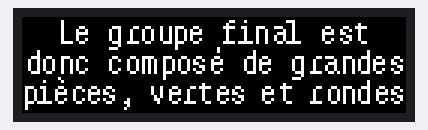
The sketch below on a simulated ESP32. On the bench: 128×32 colour display. What the sketch prints to the serial monitor is not drawn.

Above: at 0.1 s.

The sketch:

128x32_MATRIX_BITMAP.ino
```cpp
/* ----------------------------------------------------------------------
"Tiled" Protomatter library example sketch. Demonstrates use of multiple
RGB LED matrices as a single larger drawing surface. This example is
written for two 64x32 matrices (tiled into a 64x64 display) but can be
adapted to others. If using MatrixPortal, larger multi-panel tilings like
this should be powered from a separate 5V DC supply, not the USB port
(this example works OK because the graphics are very minimal).

PLEASE SEE THE "simple" EXAMPLE FOR AN INTRODUCTORY SKETCH.
------------------------------------------------------------------------- */

#include <Adafruit_Protomatter.h>
#include <Adafruit_GFX.h>
//#include <Fonts/FreeMono9pt7b.h>

/* ----------------------------------------------------------------------
The RGB matrix must be wired to VERY SPECIFIC pins, different for each
microcontroller board. This first section sets that up for a number of
supported boards.
------------------------------------------------------------------------- */

#if defined(_VARIANT_MATRIXPORTAL_M4_) // MatrixPortal M4
  uint8_t rgbPins[]  = {7, 8, 9, 10, 11, 12};
  uint8_t addrPins[] = {17, 18, 19, 20, 21};
  uint8_t clockPin   = 14;
  uint8_t latchPin   = 15;
  uint8_t oePin      = 16;
#elif defined(ARDUINO_ADAFRUIT_MATRIXPORTAL_ESP32S3) // MatrixPortal ESP32-S3
  uint8_t rgbPins[]  = {42, 41, 40, 38, 39, 37};
  uint8_t addrPins[] = {45, 36, 48, 35, 21};
  uint8_t clockPin   = 2;
  uint8_t latchPin   = 47;
  uint8_t oePin      = 14;
#elif defined(_VARIANT_FEATHER_M4_) // Feather M4 + RGB Matrix FeatherWing
  uint8_t rgbPins[]  = {6, 5, 9, 11, 10, 12};
  uint8_t addrPins[] = {A5, A4, A3, A2};
  uint8_t clockPin   = 13;
  uint8_t latchPin   = 0;
  uint8_t oePin      = 1;
#elif defined(__SAMD51__) // M4 Metro Variants (Express, AirLift)
  uint8_t rgbPins[]  = {6, 5, 9, 11, 10, 12};
  uint8_t addrPins[] = {A5, A4, A3, A2};
  uint8_t clockPin   = 13;
  uint8_t latchPin   = 0;
  uint8_t oePin      = 1;
#elif defined(_SAMD21_) // Feather M0 variants
  uint8_t rgbPins[]  = {6, 7, 10, 11, 12, 13};
  uint8_t addrPins[] = {0, 1, 2, 3};
  uint8_t clockPin   = SDA;
  uint8_t latchPin   = 4;
  uint8_t oePin      = 5;
#elif defined(NRF52_SERIES) // Special nRF52840 FeatherWing pinout
  uint8_t rgbPins[]  = {6, A5, A1, A0, A4, 11};
  uint8_t addrPins[] = {10, 5, 13, 9};
  uint8_t clockPin   = 12;
  uint8_t latchPin   = PIN_SERIAL1_RX;
  uint8_t oePin      = PIN_SERIAL1_TX;
#elif USB_VID == 0x239A && USB_PID == 0x8113 // Feather ESP32-S3 No PSRAM
  // M0/M4/RP2040 Matrix FeatherWing compatible:
  uint8_t rgbPins[]  = {6, 5, 9, 11, 10, 12};
  uint8_t addrPins[] = {A5, A4, A3, A2};
  uint8_t clockPin   = 13; // Must be on same port as rgbPins
  uint8_t latchPin   = RX;
  uint8_t oePin      = TX;
#elif USB_VID == 0x239A && USB_PID == 0x80EB // Feather ESP32-S2
  // M0/M4/RP2040 Matrix FeatherWing compatible:
  uint8_t rgbPins[]  = {6, 5, 9, 11, 10, 12};
  uint8_t addrPins[] = {A5, A4, A3, A2};
  uint8_t clockPin   = 13; // Must be on same port as rgbPins
  uint8_t latchPin   = RX;
  uint8_t oePin      = TX;
#elif defined(ESP32)
  // 'Safe' pins, not overlapping any peripherals:
  // GPIO.out: 4, 12, 13, 14, 15, 21, 27, GPIO.out1: 32, 33
  // Peripheral-overlapping pins, sorted from 'most expendible':
  // 16, 17 (RX, TX)
  // 25, 26 (A0, A1)
  // 18, 5, 9 (MOSI, SCK, MISO)
  // 22, 23 (SCL, SDA)
  uint8_t rgbPins[]  = {4, 12, 13, 14, 15, 21};
  uint8_t addrPins[] = {16, 17, 25, 26};
  uint8_t clockPin   = 27; // Must be on same port as rgbPins
  uint8_t latchPin   = 32;
  uint8_t oePin      = 33;
#elif defined(ARDUINO_TEENSY40)
  uint8_t rgbPins[]  = {15, 16, 17, 20, 21, 22}; // A1-A3, A6-A8, skip SDA,SCL
  uint8_t addrPins[] = {2, 3, 4, 5};
  uint8_t clockPin   = 23; // A9
  uint8_t latchPin   = 6;
  uint8_t oePin      = 9;
#elif defined(ARDUINO_TEENSY41)
  uint8_t rgbPins[]  = {26, 27, 38, 20, 21, 22}; // A12-14, A6-A8
  uint8_t addrPins[] = {2, 3, 4, 5};
  uint8_t clockPin   = 23; // A9
  uint8_t latchPin   = 6;
  uint8_t oePin      = 9;
#elif defined(ARDUINO_ADAFRUIT_FEATHER_RP2040)
  // RP2040 support requires the Earle Philhower board support package;
  // will not compile with the Arduino Mbed OS board package.
  // The following pinout works with the Adafruit Feather RP2040 and
  // original RGB Matrix FeatherWing (M0/M4/RP2040, not nRF version).
  // Pin numbers here are GP## numbers, which may be different than
  // the pins printed on some boards' top silkscreen.
  uint8_t rgbPins[]  = {8, 7, 9, 11, 10, 12};
  uint8_t addrPins[] = {25, 24, 29, 28};
  uint8_t clockPin   = 13;
  uint8_t latchPin   = 1;
  uint8_t oePin      = 0;
#endif

/* ----------------------------------------------------------------------
Matrix initialization is explained EXTENSIVELY in "simple" example sketch!
It's very similar here, but we're passing an extra argument to define the
matrix tiling along the vertical axis: -2 means there are two matrices
(or rows of matrices) arranged in a "serpentine" path (the second matrix
is rotated 180 degrees relative to the first, and positioned below).
A positive 2 would indicate a "progressive" path (both matrices are
oriented the same way), but usually requires longer cables.
------------------------------------------------------------------------- */

Adafruit_Protomatter matrix(
  128,          // Width of matrix (or matrices, if tiled horizontally)
  1,           // Bit depth, 1-6
  1, rgbPins,  // # of matrix chains, array of 6 RGB pins for each
  4, addrPins, // # of address pins (height is inferred), array of pins
  clockPin, latchPin, oePin, // Other matrix control pins
  false,       // No double-buffering here (see "doublebuffer" example)
  1);         // Row tiling: two rows in "serpentine" path

  //
  // 'ON-VA768', 128x32px
const unsigned char myBitmap [] PROGMEM = {
	0x00, 0x00, 0x00, 0x00, 0x00, 0x00, 0x00, 0x00, 0x00, 0x00, 0x00, 0x00, 0x00, 0x00, 0x00, 0x00,
	0x00, 0x04, 0x00, 0x00, 0x00, 0x00, 0x00, 0x00, 0x06, 0x20, 0x00, 0xe0, 0x00, 0x00, 0x00, 0x00,
	0x00, 0x04, 0x00, 0x00, 0x00, 0x00, 0x00, 0x00, 0x08, 0x00, 0x00, 0x20, 0x00, 0x00, 0x80, 0x00,
	0x00, 0x04, 0x18, 0x03, 0x86, 0x62, 0x5c, 0x60, 0x1e, 0x63, 0x8e, 0x20, 0x06, 0x19, 0xe0, 0x00,
	0x00, 0x04, 0x24, 0x04, 0x88, 0x92, 0x52, 0x90, 0x08, 0x22, 0x41, 0x20, 0x09, 0x24, 0x80, 0x00,
	0x00, 0x04, 0x3c, 0x04, 0x88, 0x92, 0x52, 0xf0, 0x08, 0x22, 0x47, 0x20, 0x0f, 0x30, 0x80, 0x00,
	0x00, 0x04, 0x20, 0x04, 0x88, 0x92, 0x52, 0x80, 0x08, 0x22, 0x49, 0x20, 0x08, 0x0c, 0x80, 0x00,
	0x00, 0x04, 0x24, 0x04, 0x88, 0x92, 0x52, 0x90, 0x08, 0x22, 0x49, 0x20, 0x09, 0x24, 0x80, 0x00,
	0x00, 0x07, 0x98, 0x03, 0x9e, 0x61, 0xdc, 0x60, 0x1e, 0xfa, 0x46, 0xf8, 0x06, 0x18, 0x60, 0x00,
	0x00, 0x00, 0x00, 0x00, 0x80, 0x00, 0x10, 0x00, 0x00, 0x00, 0x00, 0x00, 0x00, 0x00, 0x00, 0x00,
	0x00, 0x00, 0x00, 0x07, 0x00, 0x00, 0x10, 0x00, 0x40, 0x00, 0x00, 0x00, 0x00, 0x00, 0x00, 0x00,
	0x04, 0x00, 0x00, 0x00, 0x00, 0x00, 0x00, 0x00, 0x40, 0x04, 0x00, 0x00, 0x00, 0x00, 0x10, 0x00,
	0x04, 0x00, 0x00, 0x00, 0x00, 0x00, 0x00, 0x00, 0x00, 0x04, 0x00, 0x00, 0x00, 0x00, 0x10, 0x00,
	0x1c, 0xc7, 0x18, 0x03, 0x0c, 0xf1, 0xc6, 0x30, 0xc0, 0x1c, 0xc0, 0x1c, 0x37, 0x1c, 0x73, 0x0c,
	0x25, 0x24, 0xa4, 0x04, 0x92, 0xa9, 0x29, 0x49, 0x20, 0x25, 0x20, 0x24, 0x40, 0x92, 0x94, 0x92,
	0x25, 0x24, 0xa0, 0x04, 0x12, 0xa9, 0x29, 0x61, 0xe0, 0x25, 0xe0, 0x24, 0x43, 0x92, 0x97, 0x98,
	0x25, 0x24, 0xa0, 0x04, 0x12, 0xa9, 0x29, 0x19, 0x00, 0x25, 0x00, 0x24, 0x44, 0x92, 0x94, 0x06,
	0x25, 0x24, 0xa4, 0x04, 0x92, 0xa9, 0x29, 0x49, 0x20, 0x25, 0x20, 0x24, 0x44, 0x92, 0x94, 0x92,
	0x1c, 0xc4, 0x98, 0x03, 0x0c, 0xa9, 0xc6, 0x30, 0xc0, 0x1c, 0xc0, 0x1c, 0xf3, 0x52, 0x73, 0x0c,
	0x00, 0x00, 0x00, 0x00, 0x00, 0x01, 0x00, 0x00, 0x00, 0x00, 0x00, 0x04, 0x00, 0x00, 0x00, 0x00,
	0x00, 0x08, 0x00, 0x00, 0x00, 0x01, 0x00, 0x00, 0x00, 0x00, 0x00, 0x38, 0x00, 0x00, 0x00, 0x00,
	0x01, 0x04, 0x00, 0x00, 0x00, 0x00, 0x00, 0x00, 0x00, 0x00, 0x00, 0x00, 0x00, 0x00, 0x10, 0x00,
	0x00, 0x00, 0x00, 0x00, 0x00, 0x00, 0x00, 0x08, 0x00, 0x00, 0x01, 0x00, 0x00, 0x00, 0x10, 0x00,
	0x73, 0x0c, 0x31, 0x8c, 0x00, 0x12, 0x30, 0xde, 0x31, 0x80, 0x63, 0xc0, 0x31, 0x9c, 0x71, 0x8c,
	0x49, 0x12, 0x4a, 0x52, 0x00, 0x12, 0x49, 0x08, 0x4a, 0x40, 0x91, 0x00, 0x42, 0x52, 0x92, 0x52,
	0x49, 0x1e, 0x43, 0xd8, 0x00, 0x12, 0x79, 0x08, 0x7b, 0x00, 0xf1, 0x00, 0x42, 0x52, 0x93, 0xd8,
	0x49, 0x10, 0x42, 0x06, 0x00, 0x0a, 0x41, 0x08, 0x40, 0xc0, 0x81, 0x00, 0x42, 0x52, 0x92, 0x06,
	0x49, 0x12, 0x4a, 0x52, 0x10, 0x0c, 0x49, 0x08, 0x4a, 0x40, 0x91, 0x00, 0x42, 0x52, 0x92, 0x52,
	0x77, 0xcc, 0x31, 0x8c, 0x30, 0x04, 0x33, 0xc6, 0x31, 0x80, 0x60, 0xc0, 0xf1, 0x92, 0x71, 0x8c,
	0x40, 0x00, 0x00, 0x00, 0x10, 0x00, 0x00, 0x00, 0x00, 0x00, 0x00, 0x00, 0x00, 0x00, 0x00, 0x00,
	0x40, 0x00, 0x00, 0x00, 0x20, 0x00, 0x00, 0x00, 0x00, 0x00, 0x00, 0x00, 0x00, 0x00, 0x00, 0x00,
	0x00, 0x00, 0x00, 0x00, 0x00, 0x00, 0x00, 0x00, 0x00, 0x00, 0x00, 0x00, 0x00, 0x00, 0x00, 0x00
};


// SETUP - RUNS ONCE AT PROGRAM START --------------------------------------

void setup(void) {
  Serial.begin(9600);

  // Initialize matrix...
  ProtomatterStatus status = matrix.begin();
  Serial.print("Protomatter begin() status: ");
  Serial.println((int)status);
  if(status != PROTOMATTER_OK) {
    // DO NOT CONTINUE if matrix setup encountered an error.
    for(;;);
  }

  // Since this program has no animation, all the drawing can be done
  // here in setup() rather than loop(). It's just a few basic shapes
  // that span across the matrices...nothing showy, the goal of this
  // sketch is just to demonstrate tiling basics.

  matrix.drawBitmap(0, 0, myBitmap, 128, 64, matrix.color565(255, 255, 255));
  // AFTER DRAWING, A show() CALL IS REQUIRED TO UPDATE THE MATRIX!

  matrix.show(); // Copy data to matrix buffers
}

// LOOP - RUNS REPEATEDLY AFTER SETUP --------------------------------------

void loop(void) {
  // Since there's nothing more to be drawn, this loop() function just
  // prints the approximate refresh rate of the matrix at current settings.
  Serial.print("Refresh FPS = ~");
  Serial.println(matrix.getFrameCount());
  delay(1000);
}
```
